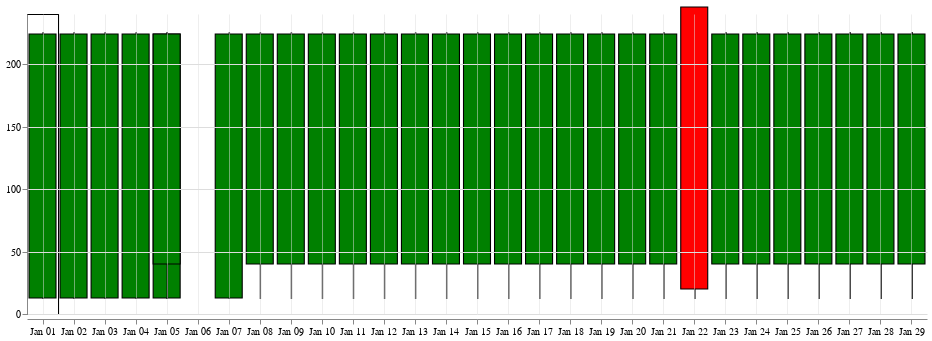

The Vega-Lite source for this figure:
### Vega specification from a JSON file in a GitHub repository (floating-point values rounded to 4 significant figures)
{"$schema": "https://vega.github.io/schema/vega/v5.json", "width": 900, "height": 300, "padding": 5, "data": [{"name": "contracts", "values": [{"date": "2019-01-01", "open": 12.9, "high": 225.3, "low": 12.4, "close": 224.2, "symbol": "ZCN7"}, {"date": "2019-01-02", "open": 12.9, "high": 225.3, "low": 12.4, "close": 224.2, "symbol": "ZCN7"}, {"date": "2019-01-03", "open": 12.9, "high": 225.3, "low": 12.4, "close": 224.2, "symbol": "ZCN7"}, {"date": "2019-01-04", "open": 12.9, "high": 225.3, "low": 12.4, "close": 224.2, "symbol": "ZCN7"}, {"date": "2019-01-07", "open": 12.9, "high": 225.3, "low": 12.4, "close": 224.2, "symbol": "ZCN7"}, {"date": "2019-01-05", "open": 12.9, "high": 225.3, "low": 12.4, "close": 224.2, "symbol": "ZCN7"}, {"date": "2019-01-05", "open": 40.2, "high": 225.3, "low": 12.4, "close": 224.2, "symbol": "ZCN8"}, {"date": "2019-01-08", "open": 40.2, "high": 225.3, "low": 12.4, "close": 224.2, "symbol": "ZCN8"}, {"date": "2019-01-09", "open": 40.2, "high": 225.3, "low": 12.4, "close": 224.2, "symbol": "ZCN8"}, {"date": "2019-01-10", "open": 40.2, "high": 225.3, "low": 12.4, "close": 224.2, "symbol": "ZCN8"}, {"date": "2019-01-11", "open": 40.2, "high": 225.3, "low": 12.4, "close": 224.2, "symbol": "ZCN8"}, {"date": "2019-01-12", "open": 40.2, "high": 225.3, "low": 12.4, "close": 224.2, "symbol": "ZCN8"}, {"date": "2019-01-13", "open": 40.2, "high": 225.3, "low": 12.4, "close": 224.2, "symbol": "ZCN8"}, {"date": "2019-01-14", "open": 40.2, "high": 225.3, "low": 12.4, "close": 224.2, "symbol": "ZCN8"}, {"date": "2019-01-15", "open": 40.2, "high": 225.3, "low": 12.4, "close": 224.2, "symbol": "ZCN8"}, {"date": "2019-01-16", "open": 40.2, "high": 225.3, "low": 12.4, "close": 224.2, "symbol": "ZCN8"}, {"date": "2019-01-17", "open": 40.2, "high": 225.3, "low": 12.4, "close": 224.2, "symbol": "ZCN8"}, {"date": "2019-01-18", "open": 40.2, "high": 225.3, "low": 12.4, "close": 224.2, "symbol": "ZCN8"}, {"date": "2019-01-19", "open": 40.2, "high": 225.3, "low": 12.4, "close": 224.2, "symbol": "ZCN8"}, {"date": "2019-01-20", "open": 40.2, "high": 225.3, "low": 12.4, "close": 224.2, "symbol": "ZCN8"}, {"date": "2019-01-21", "open": 40.2, "high": 225.3, "low": 12.4, "close": 224.2, "symbol": "ZCN8"}, {"date": "2019-01-22", "open": 245.2, "high": 225.3, "low": 12.4, "close": 20.2, "symbol": "ZCN8"}, {"date": "2019-01-23", "open": 40.2, "high": 225.3, "low": 12.4, "close": 224.2, "symbol": "ZCN8"}, {"date": "2019-01-24", "open": 40.2, "high": 225.3, "low": 12.4, "close": 224.2, "symbol": "ZCN8"}, {"date": "2019-01-25", "open": 40.2, "high": 225.3, "low": 12.4, "close": 224.2, "symbol": "ZCN8"}, {"date": "2019-01-26", "open": 40.2, "high": 225.3, "low": 12.4, "close": 224.2, "symbol": "ZCN8"}, {"date": "2019-01-27", "open": 40.2, "high": 225.3, "low": 12.4, "close": 224.2, "symbol": "ZCN8"}, {"date": "2019-01-28", "open": 40.2, "high": 225.3, "low": 12.4, "close": 224.2, "symbol": "ZCN8"}, {"date": "2019-01-29", "open": 40.2, "high": 225.3, "low": 12.4, "close": 224.2, "symbol": "ZCN8"}], "format": {"parse": {"date": "date"}}}], "config": {"axisBand": {"bandPosition": 1, "tickExtra": true, "tickOffset": 0}, "axisX": {}}, "signals": [{"name": "plotWidth", "update": "width / length(data('contracts'))"}], "scales": [{"name": "xscale", "type": "utc", "range": "width", "domain": {"data": "contracts", "field": "date"}, "padding": {"signal": "plotWidth / 2"}}, {"name": "yscale", "type": "linear", "range": "height", "round": true, "domain": {"data": "contracts", "fields": ["high", "low"]}, "nice": true, "zero": false}], "axes": [{"orient": "bottom", "scale": "xscale", "zindex": 1, "formatType": "time", "format": "%b %d", "tickCount": "day", "grid": true, "gridOpacity": 0.5, "offset": {"value": 5}}, {"orient": "left", "scale": "yscale", "tickCount": 5, "zindex": 1, "grid": true}], "marks": [{"type": "group", "from": {"facet": {"data": "contracts", "name": "contract", "groupby": "symbol"}}, "encode": {"enter": {"xc": {"scale": "xscale", "field": "date"}, "width": {"signal": "plotWidth"}, "height": {"signal": "height"}, "stroke": {"value": "black"}}}, "marks": [{"type": "rect", "from": {"data": "contract"}, "encode": {"enter": {"fill": {"value": "black"}, "width": {"value": 1.3}}, "update": {"x": {"scale": "xscale", "field": "date"}, "y": {"scale": "yscale", "field": "high"}, "y2": {"scale": "yscale", "field": "low"}}}}, {"type": "rect", "from": {"data": "contract"}, "encode": {"enter": {"fill": [{"test": "datum.open<datum.close", "value": "green"}, {"value": "red"}], "stroke": {"value": "black"}, "strokeWidth": {"value": 1.1}}, "update": {"xc": {"scale": "xscale", "field": "date"}, "width": {"signal": "plotWidth / 1.15"}, "offset": {"signal": "plotWidth / 2"}, "y": {"scale": "yscale", "field": "open"}, "y2": {"scale": "yscale", "field": "close"}}}}]}]}
